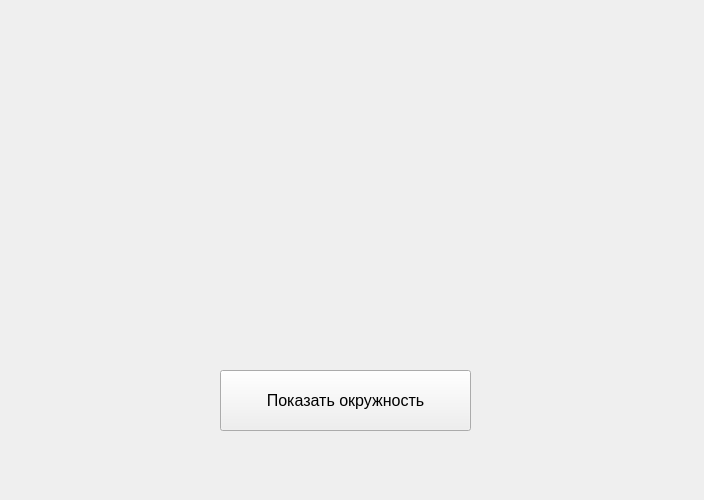
<?xml version="1.0" encoding="UTF-8"?>
<ui version="4.0">
 <class>Form</class>
 <widget class="QWidget" name="Form">
  <property name="geometry">
   <rect>
    <x>0</x>
    <y>0</y>
    <width>704</width>
    <height>500</height>
   </rect>
  </property>
  <property name="windowTitle">
   <string>Form</string>
  </property>
  <widget class="QPushButton" name="pushButton">
   <property name="geometry">
    <rect>
     <x>220</x>
     <y>370</y>
     <width>251</width>
     <height>61</height>
    </rect>
   </property>
   <property name="font">
    <font>
     <pointsize>12</pointsize>
    </font>
   </property>
   <property name="text">
    <string>Показать окружность</string>
   </property>
  </widget>
  <widget class="QLabel" name="label">
   <property name="geometry">
    <rect>
     <x>140</x>
     <y>50</y>
     <width>391</width>
     <height>241</height>
    </rect>
   </property>
   <property name="text">
    <string/>
   </property>
  </widget>
 </widget>
 <resources/>
 <connections/>
</ui>
